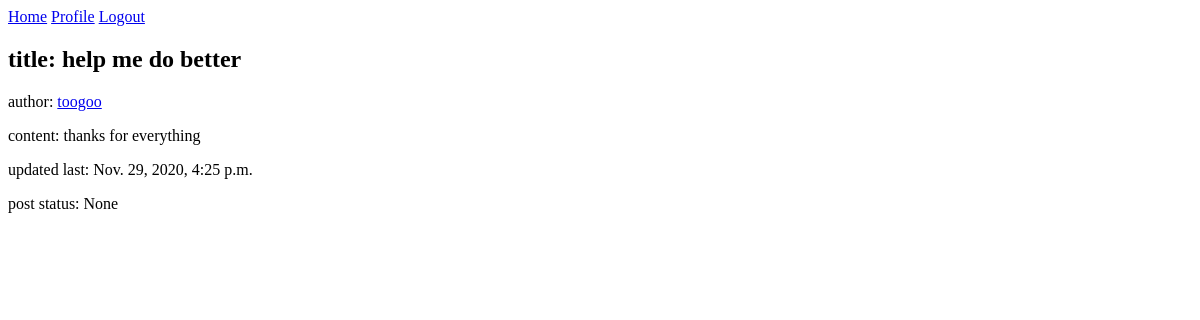
Before: /posts/post?id=1 (signed in) with the older database file.
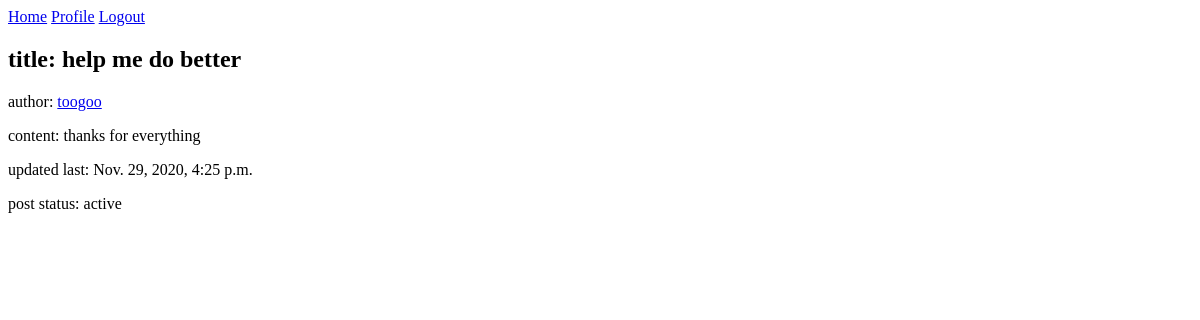
After: the same page with the newer database file.
### homepage/models.py (models this page shows, shortened)
class Post(models.Model):
    user = models.ForeignKey(User, on_delete=models.CASCADE)
    title = models.CharField(max_length=MEDIUM_STRING)
    category = models.ForeignKey(Category, null=True, related_name='posts', on_delete=models.SET_NULL)
    post_type = models.ForeignKey(PostType, null=True, related_name='posts', on_delete=models.SET_DEFAULT, default=1)
    post_status = models.ForeignKey(PostStatus, null=True, related_name='posts', on_delete=models.SET_DEFAULT, default=1)
    time_created = models.DateTimeField('time posted', default=now)
    time_updated_last = models.DateTimeField('last updated', default=now)
    location = models.CharField(max_length=MEDIUM_STRING)
    start_time = models.DateTimeField('relevant from', default=now)
    end_time = models.DateTimeField('relevant until', default=now)
    equipment = models.TextField(max_length=LARGE_STRING)
    content = models.TextField(max_length=MAX_STRING)

class Profile(models.Model):
    user = models.OneToOneField(User, on_delete=models.CASCADE)
    gender = models.ForeignKey(Gender, null=True, related_name='users', on_delete=models.SET_NULL)
    birth_date = models.DateTimeField('birth date')
    show_email = models.BooleanField(default=False)
    phone = models.CharField(max_length=MIN_STRING)
    show_phone = models.BooleanField(default=False)
    telegram = models.CharField(max_length=MIN_STRING)
    show_telegram = models.BooleanField(default=False)
    other_contact = models.CharField(max_length=LARGE_STRING)
    description = models.TextField(max_length=MAX_STRING)
    points = models.IntegerField(default=0)
    rating_sum = models.IntegerField(default=0)
    rating_count = models.IntegerField(default=0)
    def __str__(self):
        return f'{self.user.get_username()}'

class PostStatus(models.Model):
    def __str__(self):
        return f'{self.post_status}'
    post_status = models.CharField(max_length=MIN_STRING)

### homepage/views.py (the view)
# urls.py: url(r'posts/post', post, name='post'),
@login_required(login_url='/login/')
def post(request):
    post_id = request.GET['id']
    try:
        post_ = Post.objects.get(id=post_id)
    except Post.DoesNotExist:
        raise Http404(f"Invalid post id: {post_id}")
    return render(request, 'post/post.html', {'name': f'{post_.title}', 'post': post_})

### homepage/templates/post/post.html (shortened to what this page needs)
{% extends 'base/base.html' %}
{% block content %}
    <h2>title: {{post.title}}</h2>
    <p>author: <a href="/user/profile?id={{post.user.id}}" >{{post.user.profile}}</a></p>
    <p>content: {{post.content}}</p>
    <p>updated last: {{post.time_updated_last}}</p>
    <p>post status: {{post.post_status}}</p>
{% endblock %}

Changed rows visible on the page:
changed Post "help me do better": post_status "None" → "active"
